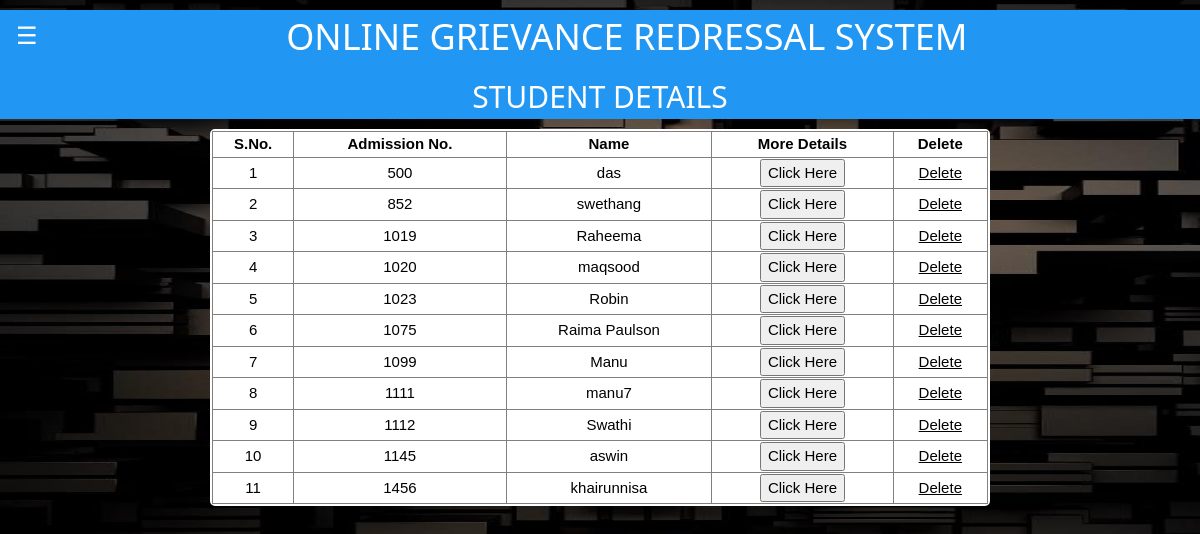
The app's page /stdntdet.php (signed in) with its own data.
### tables this page shows
CREATE TABLE `student` (
  `admno` int(50) NOT NULL,
  `sname` varchar(50) NOT NULL,
  `password` varchar(500) NOT NULL,
  `email` varchar(100) NOT NULL,
  `course` text NOT NULL,
  `phone` varchar(20) NOT NULL,
  `dob` date NOT NULL,
  `address` text NOT NULL
);

### stdntdet.php (the view, shortened to what this page needs)
<!DOCTYPE html>
<html>
<link rel="stylesheet" href="extra.css">
<body>
<div class="w3-blue">
  <button class="w3-button w3-blue w3-xlarge w3-left" onclick="openLeftMenu()">&#9776;</button>
  <h1 style="text-align:center;">ONLINE GRIEVANCE REDRESSAL SYSTEM</h1>
  <h2 style="color:White; text-align:center">STUDENT DETAILS</h2>
</div>
<center>
<div style="background-color:White; border: 2px solid White; border-radius: 5px; width:65% " >
<table width="100%" border="1" style="border-collapse:collapse;">
<thead>
<tr>
<th><center>S.No.</center></th>
<th><center>Admission No.</center></th>
<th><center>Name</center></th>
<th><center>More Details</center></th>
<th><center>Delete</center></th>
</tr>
</thead>
<tbody>
<?php
require_once "config.php";
$count=1;
$sel_query="Select admno, sname, course, email, phone from student order by admno";
$result = mysqli_query($link,$sel_query);
while($row = mysqli_fetch_assoc($result)) { ?>
<tr><td align="center"><?php echo $count; ?></td>
<td align="center"><?php echo $row["admno"]; ?></td>
<td align="center"><?php echo $row["sname"]; ?></td>
<td align="center">
<a href="javascript:void(0);" onClick="popUpWindow('http://localhost/og/sdetails.php?uid=<?php echo htmlentities($row["admno"]);?>');" title="Details">
<button type="button" class="btn btn-primary">Click Here</button></a></td>
<td align="center"><a href="sdelete.php?id=<?php echo $row["admno"]; ?>">Delete</a></td>
</tr>
<?php $count++; } ?>
</tbody>
</table>
</div>
</center>
</body>
</html>

### extra.css (style rules this page uses)
html { box-sizing:border-box }
*,*:before,*:after { box-sizing:inherit }
html { -ms-text-size-adjust:100%;-webkit-text-size-adjust:100% }
body { margin:0 }
a { background-color:transparent }
button,input,select,textarea,optgroup { font:inherit;margin:0 }
button,input { overflow:visible }
button,select { text-transform:none }
button,[type=button],[type=reset],[type=submit] { -webkit-appearance:button }
html,body { font-family:Verdana,sans-serif;font-size:15px;line-height:1.5 }
html { overflow-x:hidden }
h1 { font-size:36px }
h2 { font-size:30px }
h1,h2,h3,h4,h5,h6 { font-family:"Segoe UI",Arial,sans-serif;font-weight:400;margin:10px 0 }
a { color:inherit }
.w3-btn,.w3-button { border:none;display:inline-block;padding:8px 16px;vertical-align:middle;overflow:hidden;text-decoration:none;color:inherit;background-color:inherit;text-align:center;cursor:pointer;white-space:nowrap }
.w3-btn,.w3-button { -webkit-touch-callout:none;-webkit-user-select:none;-khtml-user-select:none;-moz-user-select:none;-ms-user-select:none;user-select:none }
.w3-xlarge { font-size:24px!important }
.w3-left { float:left!important }
.w3-blue,.w3-hover-blue:hover { color:#fff!important;background-color:#2196F3!important }

### stdntdet.php (style rules this page uses)
body { background-image:url('stked.jpeg'); background-attachment:fixed; background-size:100% 100%; }

### records on screen
student: admno "500", sname "das"
student: admno "852", sname "swethang"
student: admno "1019", sname "Raheema"
student: admno "1020", sname "maqsood"
student: admno "1023", sname "Robin"
student: admno "1075", sname "Raima Paulson"
student: admno "1099", sname "Manu"
student: admno "1111", sname "manu7"
student: admno "1112", sname "Swathi"
student: admno "1145", sname "aswin"
student: admno "1456", sname "khairunnisa"
